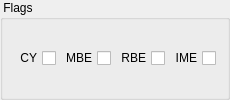
         <widget class="QGroupBox" name="flagsGroupBox">
          <property name="title">
           <string> Flags </string>
          </property>
          <layout class="QHBoxLayout" name="horizontalLayout" stretch="0,0,0,0">
           <property name="spacing">
            <number>4</number>
           </property>
           <item>
            <widget class="QCheckBox" name="cyCheckBox">
             <property name="toolTip">
              <string>Carry flag</string>
             </property>
             <property name="layoutDirection">
              <enum>Qt::RightToLeft</enum>
             </property>
             <property name="text">
              <string>CY</string>
             </property>
             <property name="key" stdset="0">
              <string>CY</string>
             </property>
             <property name="type" stdset="0">
              <string>boolean</string>
             </property>
            </widget>
           </item>
           <item>
            <widget class="QCheckBox" name="mbeCheckBox">
             <property name="toolTip">
              <string>Memory bank enable flag</string>
             </property>
             <property name="layoutDirection">
              <enum>Qt::RightToLeft</enum>
             </property>
             <property name="text">
              <string>MBE</string>
             </property>
             <property name="key" stdset="0">
              <string>MBE</string>
             </property>
             <property name="type" stdset="0">
              <string>boolean</string>
             </property>
            </widget>
           </item>
           <item>
            <widget class="QCheckBox" name="rbeCheckBox">
             <property name="toolTip">
              <string>Register bank enable flag</string>
             </property>
             <property name="layoutDirection">
              <enum>Qt::RightToLeft</enum>
             </property>
             <property name="text">
              <string>RBE</string>
             </property>
             <property name="key" stdset="0">
              <string>RBE</string>
             </property>
             <property name="type" stdset="0">
              <string>boolean</string>
             </property>
            </widget>
           </item>
           <item>
            <widget class="QCheckBox" name="imeCheckBox">
             <property name="toolTip">
              <string>Interrupt master enable flag</string>
             </property>
             <property name="layoutDirection">
              <enum>Qt::RightToLeft</enum>
             </property>
             <property name="text">
              <string>IME</string>
             </property>
             <property name="key" stdset="0">
              <string>IME</string>
             </property>
             <property name="type" stdset="0">
              <string>boolean</string>
             </property>
            </widget>
           </item>
          </layout>
         </widget>
